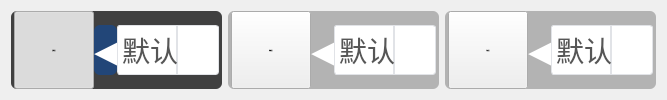
          <widget class="QFrame" name="mFrame_Signature">
           <layout class="QHBoxLayout" name="horizontalLayout_21">
            <item>
             <widget class="QFrame" name="mFrame_Signature_SubmitBy">
              <property name="minimumSize">
               <size>
                <width>0</width>
                <height>56</height>
               </size>
              </property>
              <property name="styleSheet">
               <string notr="true">QFrame{
	border-radius:6px; 
	background-color:rgb(64, 64, 64);
}</string>
              </property>
              <property name="frameShape">
               <enum>QFrame::StyledPanel</enum>
              </property>
              <property name="frameShadow">
               <enum>QFrame::Raised</enum>
              </property>
              <layout class="QHBoxLayout" name="horizontalLayout_22">
               <property name="spacing">
                <number>0</number>
               </property>
               <property name="leftMargin">
                <number>3</number>
               </property>
               <property name="topMargin">
                <number>0</number>
               </property>
               <property name="rightMargin">
                <number>3</number>
               </property>
               <property name="bottomMargin">
                <number>0</number>
               </property>
               <item>
                <widget class="QPushButton" name="mBtn_Signature_SubmitBy">
                 <property name="sizePolicy">
                  <sizepolicy hsizetype="Minimum" vsizetype="Minimum">
                   <horstretch>0</horstretch>
                   <verstretch>0</verstretch>
                  </sizepolicy>
                 </property>
                 <property name="minimumSize">
                  <size>
                   <width>0</width>
                   <height>50</height>
                  </size>
                 </property>
                 <property name="maximumSize">
                  <size>
                   <width>16777215</width>
                   <height>999</height>
                  </size>
                 </property>
                 <property name="font">
                  <font>
                   <pointsize>-1</pointsize>
                  </font>
                 </property>
                 <property name="styleSheet">
                  <string notr="true"> 

QPushButton{ 
	border-radius:8px;
background-color:transparent;
font-size:28px; 
color:white;


}
QPushButton:hover{ 
color:white;
}

QPushButton:checked{
	background-color:rgb(34,70,120);
};
</string>
                 </property>
                 <property name="text">
                  <string>送检医生</string>
                 </property>
                 <property name="checkable">
                  <bool>true</bool>
                 </property>
                 <property name="checked">
                  <bool>true</bool>
                 </property>
                </widget>
               </item>
               <item>
                <widget class="QLabel" name="mLab_Signature_SubmitBy">
                 <property name="minimumSize">
                  <size>
                   <width>23</width>
                   <height>50</height>
                  </size>
                 </property>
                 <property name="maximumSize">
                  <size>
                   <width>23</width>
                   <height>50</height>
                  </size>
                 </property>
                 <property name="styleSheet">
                  <string notr="true">QLabel
{
background-color: rgb(34, 70, 120);
	color: rgb(255, 255, 255);
	font-size:42px;
}
</string>
                 </property>
                 <property name="text">
                  <string>◀</string>
                 </property>
                 <property name="alignment">
                  <set>Qt::AlignLeading|Qt::AlignLeft|Qt::AlignVCenter</set>
                 </property>
                </widget>
               </item>
               <item>
                <widget class="QComboBox" name="mCom_Signature_SubmitBy">
                 <property name="minimumSize">
                  <size>
                   <width>0</width>
                   <height>50</height>
                  </size>
                 </property>
                 <property name="layoutDirection">
                  <enum>Qt::LeftToRight</enum>
                 </property>
                 <property name="styleSheet">
                  <string notr="true">
/*未下拉时，QComboBox 样式 背景黑色*/
QComboBox {
	border: 1px solid #e1e3e7;         
	border-radius: 3px;    
background:#ffffff;
color:#565656;
font-size:28px;
}  

/*下拉后的整个下拉窗体样式 背景红色*/
QComboBox QAbstractItemView 
{
	background:#ffffff;
color:#565656;
} 
 
/*下拉箭头区域样式*/
QComboBox::drop-down
{
width: 40px;
border-left: 2px solid #e1e3e7; 
}    

/*下拉箭头样式*/
QComboBox::down-arrow {
	image: url(:/image/images/arrow.png);
height:20px;
width:37px;
}     
QComboBox:editable {
	border: 1px solid #e1e3e7;         
	border-radius: 3px;    
background:#ffffff;
color:#565656;
font-size:28px;
}</string>
                 </property>
                 <item>
                  <property name="text">
                   <string>默认</string>
                  </property>
                 </item>
                 <item>
                  <property name="text">
                   <string>1</string>
                  </property>
                 </item>
                 <item>
                  <property name="text">
                   <string>2</string>
                  </property>
                 </item>
                 <item>
                  <property name="text">
                   <string>3</string>
                  </property>
                 </item>
                </widget>
               </item>
              </layout>
             </widget>
            </item>
            <item>
             <widget class="QFrame" name="mFrame_Signature_TestBy">
              <property name="styleSheet">
               <string notr="true">QFrame{
	border-radius:6px;
	background-color:rgb(179, 179, 179);
}</string>
              </property>
              <property name="frameShape">
               <enum>QFrame::StyledPanel</enum>
              </property>
              <property name="frameShadow">
               <enum>QFrame::Raised</enum>
              </property>
              <layout class="QHBoxLayout" name="horizontalLayout_23">
               <property name="spacing">
                <number>0</number>
               </property>
               <property name="leftMargin">
                <number>3</number>
               </property>
               <property name="topMargin">
                <number>0</number>
               </property>
               <property name="rightMargin">
                <number>3</number>
               </property>
               <property name="bottomMargin">
                <number>0</number>
               </property>
               <item>
                <widget class="QPushButton" name="mBtn_Signature_TestBy">
                 <property name="sizePolicy">
                  <sizepolicy hsizetype="Minimum" vsizetype="Minimum">
                   <horstretch>0</horstretch>
                   <verstretch>0</verstretch>
                  </sizepolicy>
                 </property>
                 <property name="minimumSize">
                  <size>
                   <width>0</width>
                   <height>50</height>
                  </size>
                 </property>
                 <property name="maximumSize">
                  <size>
                   <width>16777215</width>
                   <height>999</height>
                  </size>
                 </property>
                 <property name="font">
                  <font>
                   <pointsize>-1</pointsize>
                  </font>
                 </property>
                 <property name="styleSheet">
                  <string notr="true"> 

QPushButton{ 
	border-radius:8px;
background-color:transparent;
font-size:28px; 
color:white;


}
QPushButton:hover{ 
color:white;
}

QPushButton:checked{
	background-color:rgb(34,70,120);
};
</string>
                 </property>
                 <property name="text">
                  <string>检验医生</string>
                 </property>
                 <property name="checkable">
                  <bool>true</bool>
                 </property>
                 <property name="checked">
                  <bool>false</bool>
                 </property>
                </widget>
               </item>
               <item>
                <widget class="QLabel" name="mLab_Signature_TestBy">
                 <property name="minimumSize">
                  <size>
                   <width>23</width>
                   <height>50</height>
                  </size>
                 </property>
                 <property name="maximumSize">
                  <size>
                   <width>23</width>
                   <height>50</height>
                  </size>
                 </property>
                 <property name="styleSheet">
                  <string notr="true">QLabel
{
	color: rgb(255, 255, 255);
	font-size:42px;
}</string>
                 </property>
                 <property name="text">
                  <string>◀</string>
                 </property>
                 <property name="alignment">
                  <set>Qt::AlignLeading|Qt::AlignLeft|Qt::AlignVCenter</set>
                 </property>
                </widget>
               </item>
               <item>
                <widget class="QComboBox" name="mCom_Signature_TestBy">
                 <property name="minimumSize">
                  <size>
                   <width>0</width>
                   <height>50</height>
                  </size>
                 </property>
                 <property name="styleSheet">
                  <string notr="true">
/*未下拉时，QComboBox 样式 背景黑色*/
QComboBox {
	border: 1px solid #e1e3e7;         
	border-radius: 3px;    
background:#ffffff;
color:#565656;
font-size:28px;
}  

/*下拉后的整个下拉窗体样式 背景红色*/
QComboBox QAbstractItemView 
{
	background:#ffffff;
color:#565656;
} 
 
/*下拉箭头区域样式*/
QComboBox::drop-down
{
width: 40px;
border-left: 2px solid #e1e3e7; 
}    

/*下拉箭头样式*/
QComboBox::down-arrow {
	image: url(:/image/images/arrow.png);
height:20px;
width:37px;
}     
QComboBox:editable {
	border: 1px solid #e1e3e7;         
	border-radius: 3px;    
background:#ffffff;
color:#565656;
font-size:28px;
}</string>
                 </property>
                 <item>
                  <property name="text">
                   <string>默认</string>
                  </property>
                 </item>
                 <item>
                  <property name="text">
                   <string>1</string>
                  </property>
                 </item>
                 <item>
                  <property name="text">
                   <string>2</string>
                  </property>
                 </item>
                 <item>
                  <property name="text">
                   <string>3</string>
                  </property>
                 </item>
                </widget>
               </item>
              </layout>
             </widget>
            </item>
            <item>
             <widget class="QFrame" name="mFrame_Signature_ReviewBy">
              <property name="minimumSize">
               <size>
                <width>0</width>
                <height>50</height>
               </size>
              </property>
              <property name="styleSheet">
               <string notr="true">QFrame{
	border-radius:6px;
	background-color:rgb(179, 179, 179);
}</string>
              </property>
              <property name="frameShape">
               <enum>QFrame::StyledPanel</enum>
              </property>
              <property name="frameShadow">
               <enum>QFrame::Raised</enum>
              </property>
              <layout class="QHBoxLayout" name="horizontalLayout_24">
               <property name="spacing">
                <number>0</number>
               </property>
               <property name="leftMargin">
                <number>3</number>
               </property>
               <property name="topMargin">
                <number>0</number>
               </property>
               <property name="rightMargin">
                <number>3</number>
               </property>
               <property name="bottomMargin">
                <number>0</number>
               </property>
               <item>
                <widget class="QPushButton" name="mBtn_Signature_ReviewBy">
                 <property name="sizePolicy">
                  <sizepolicy hsizetype="Minimum" vsizetype="Minimum">
                   <horstretch>0</horstretch>
                   <verstretch>0</verstretch>
                  </sizepolicy>
                 </property>
                 <property name="minimumSize">
                  <size>
                   <width>0</width>
                   <height>50</height>
                  </size>
                 </property>
                 <property name="maximumSize">
                  <size>
                   <width>16777215</width>
                   <height>999</height>
                  </size>
                 </property>
                 <property name="font">
                  <font>
                   <pointsize>-1</pointsize>
                  </font>
                 </property>
                 <property name="styleSheet">
                  <string notr="true"> 

QPushButton{ 
	border-radius:8px;
background-color:transparent;
font-size:28px; 
color:white;


}
QPushButton:hover{ 
color:white;
}

QPushButton:checked{
	background-color:rgb(64, 64, 64);
};
</string>
                 </property>
                 <property name="text">
                  <string>审核医生</string>
                 </property>
                 <property name="checkable">
                  <bool>true</bool>
                 </property>
                </widget>
               </item>
               <item>
                <widget class="QLabel" name="mLab_Signature_ReviewBy">
                 <property name="minimumSize">
                  <size>
                   <width>23</width>
                   <height>50</height>
                  </size>
                 </property>
                 <property name="maximumSize">
                  <size>
                   <width>23</width>
                   <height>50</height>
                  </size>
                 </property>
                 <property name="styleSheet">
                  <string notr="true">QLabel
{
	color: rgb(255, 255, 255);
	font-size:42px;
}</string>
                 </property>
                 <property name="text">
                  <string>◀</string>
                 </property>
                 <property name="alignment">
                  <set>Qt::AlignLeading|Qt::AlignLeft|Qt::AlignVCenter</set>
                 </property>
                </widget>
               </item>
               <item>
                <widget class="QComboBox" name="mCom_Signature_ReviewBy">
                 <property name="minimumSize">
                  <size>
                   <width>0</width>
                   <height>50</height>
                  </size>
                 </property>
                 <property name="styleSheet">
                  <string notr="true">
/*未下拉时，QComboBox 样式 背景黑色*/
QComboBox {
	border: 1px solid #e1e3e7;         
	border-radius: 3px;    
background:#ffffff;
color:#565656;
font-size:28px;
}  

/*下拉后的整个下拉窗体样式 背景红色*/
QComboBox QAbstractItemView 
{
	background:#ffffff;
color:#565656;
} 
 
/*下拉箭头区域样式*/
QComboBox::drop-down
{
width: 40px;
border-left: 2px solid #e1e3e7; 
}    

/*下拉箭头样式*/
QComboBox::down-arrow {
	image: url(:/image/images/arrow.png);
height:20px;
width:37px;
}     
QComboBox:editable {
	border: 1px solid #e1e3e7;         
	border-radius: 3px;    
background:#ffffff;
color:#565656;
font-size:28px;
}</string>
                 </property>
                 <item>
                  <property name="text">
                   <string>默认</string>
                  </property>
                 </item>
                 <item>
                  <property name="text">
                   <string>1</string>
                  </property>
                 </item>
                 <item>
                  <property name="text">
                   <string>2</string>
                  </property>
                 </item>
                 <item>
                  <property name="text">
                   <string>3</string>
                  </property>
                 </item>
                </widget>
               </item>
              </layout>
             </widget>
            </item>
           </layout>
          </widget>
